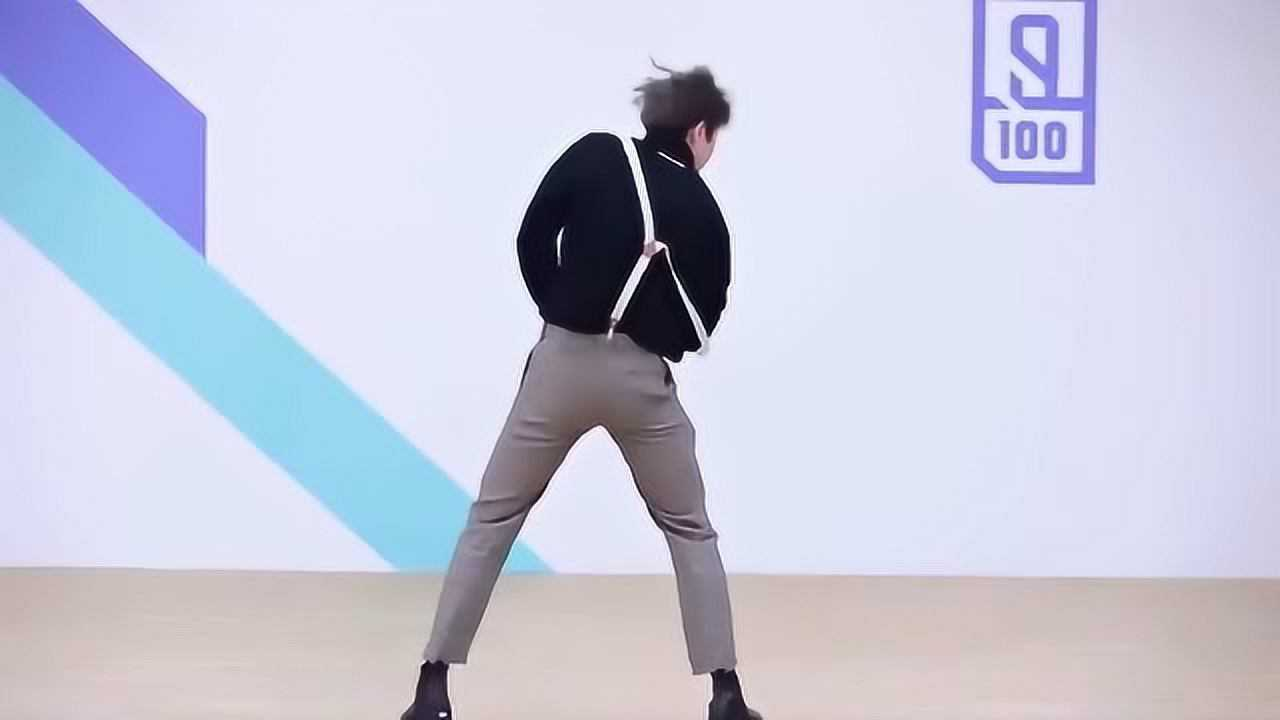
%> input picture Homework2/ikun.jpg, 1280 x 720 px
$ octave SVD_2.m   (GNU Octave 9; MATLAB toolbox functions it lacks are replaced by stand-ins)
%> lines starting %> are read from the running program, lines starting %| are printed output that depends on the picture
clear % 清除工作空间的变量
clc % 清除命令窗口

a = imread('ikun.jpg'); % 读取名为'Swan.jpg'的图像文件，并将其存储在变量a中
%> a is the input picture: size 720x1280x3 uint8; mean R, G, B 199.2, 201.7, 219.8

k = 10; % 设置奇异值的数量，这将决定压缩后的图像质量
[~,~,dim] = size(a); % 获取图像的维度
%> dim = 3

imshow(a); % 显示原始图像
title('原图') ; % 设置图像标题为'原图'

a = double(a); % 将图像数据转换为双精度数据，以进行数学运算
%> a: size 720x1280x3 double

% 对图像的每个颜色通道进行处理
for i = 1:dim
    rea(:,:,i) = process_channel(a(:,:,i), k); % 调用process_channel函数处理颜色通道，并将结果存储在rea中
end
%> this loop made 3 passes
%> pass 1, in process_channel, `re = uint8(u1 * s1 * v1');`:
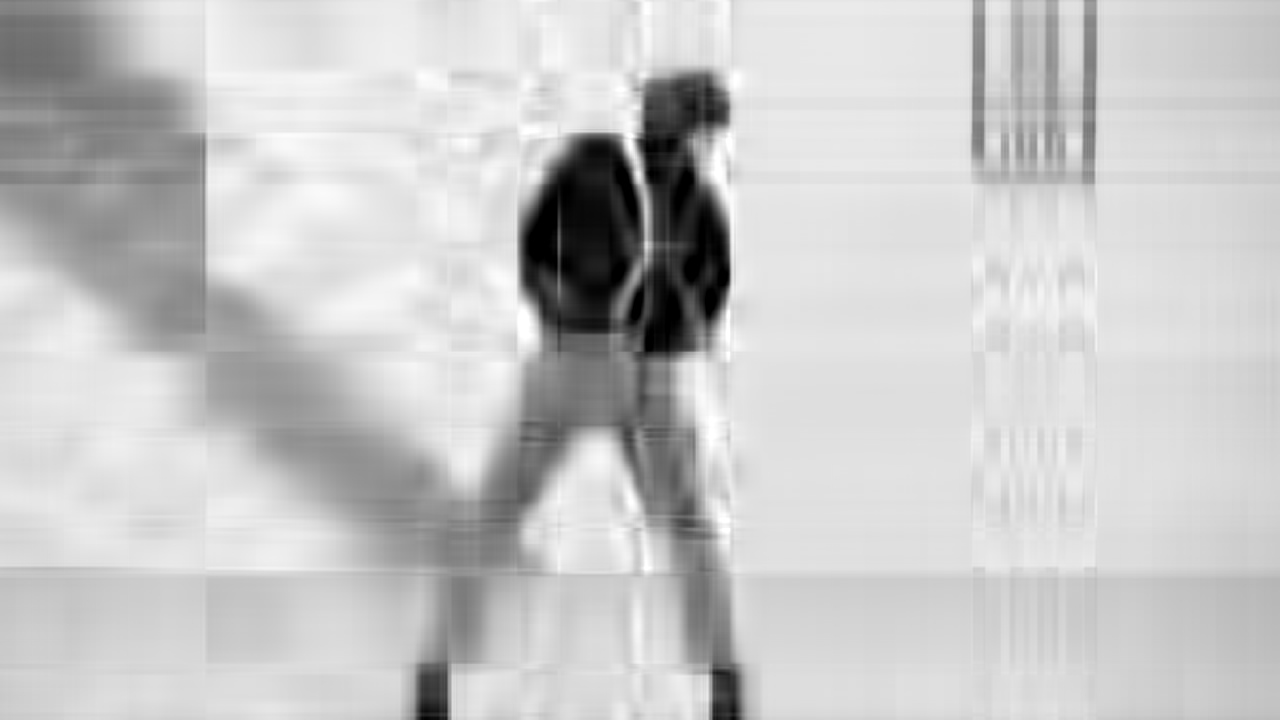
%> re: size 720x1280 uint8; min 0, max 255, mean 199.3
%> pass 2, in process_channel (call 2), `re = uint8(u1 * s1 * v1');`:
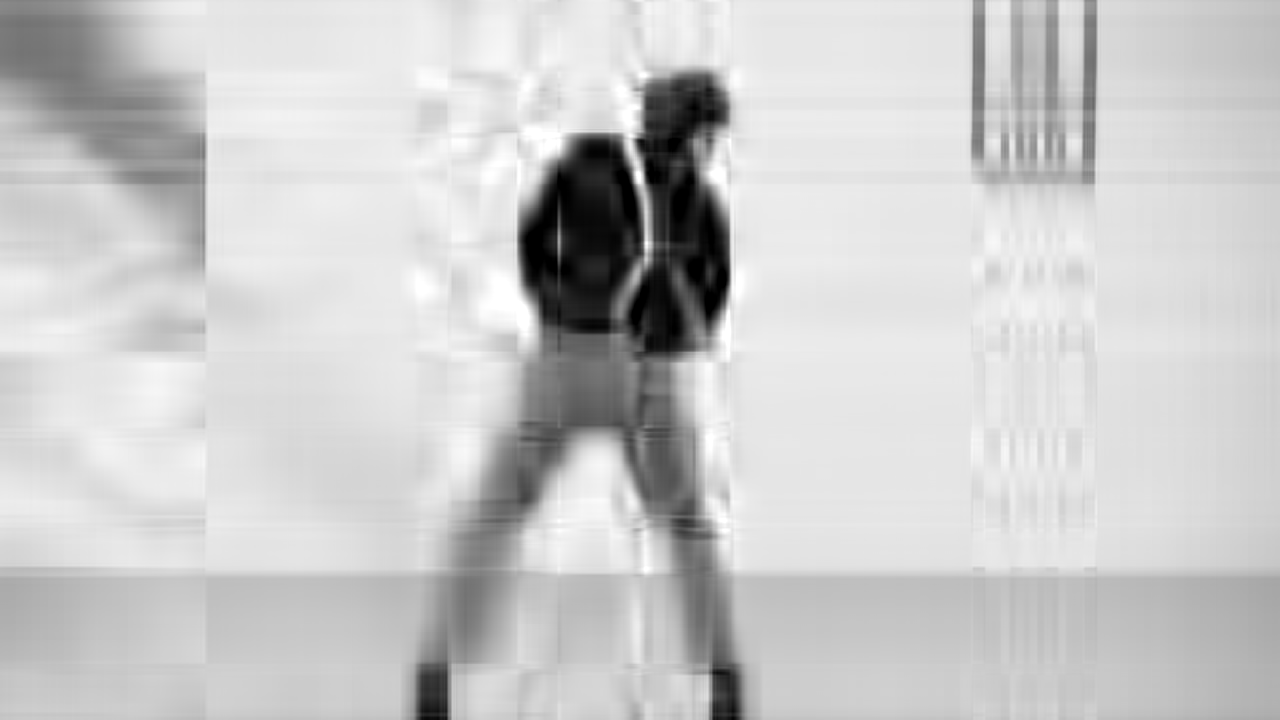
%> re: size 720x1280 uint8; min 0, max 255, mean 201.7
%> pass 3, in process_channel (call 3), `re = uint8(u1 * s1 * v1');`:
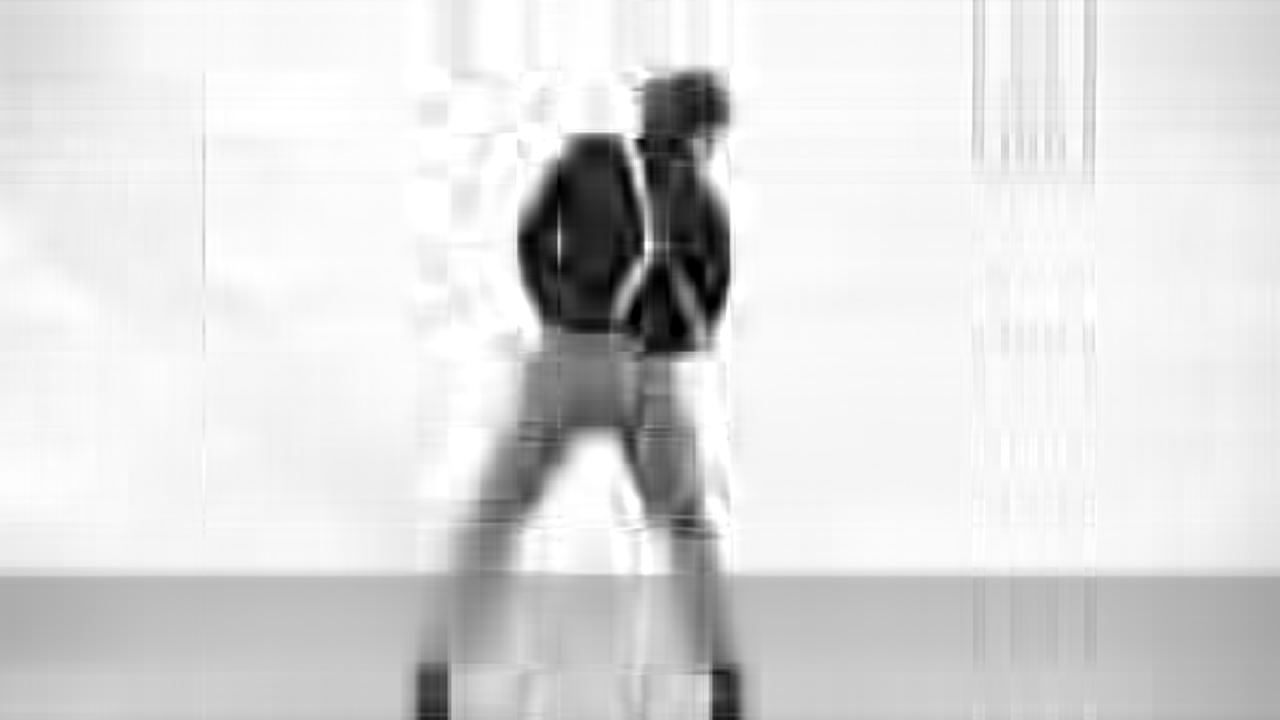
%> re: size 720x1280 uint8; min 0, max 255, mean 219.6
%> after the loop:
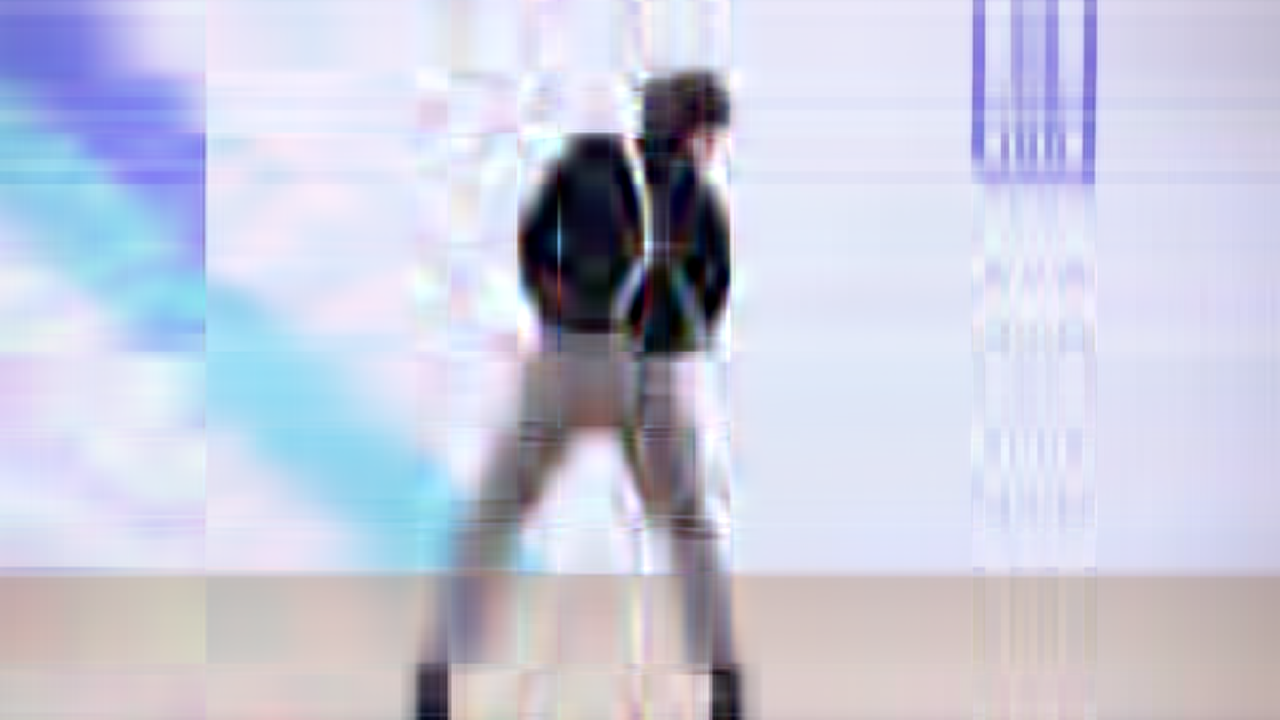
%> rea: size 720x1280x3 uint8; mean R, G, B 199.3, 201.7, 219.6

figure; % 创建新的图像窗口
imshow(rea); % 显示压缩后的图像
title(['图像压缩后，k=',num2str(k)]) ; % 设置图像标题，显示压缩后的奇异值数量

filename = ['kunnitaimei_RGB_k=', num2str(k), '.jpg']; % 生成与k值相关的文件名
imwrite(rea, filename); % 将压缩后的图像保存为生成的文件名

% 定义一个函数，用于进行奇异值分解并返回前k个奇异值及其对应的左右奇异向量
function [u1, s1, v1] = svd_compression(u, s, v, k)
    u1 = u(:, 1:k); % 获取前k个左奇异向量
    v1 = v(:, 1:k); % 获取前k个右奇异向量
    ss = diag(s); % 获取奇异值向量
    sss = ss(1:k); % 获取前k个奇异值
    s1 = diag(sss); % 将前k个奇异值转换为对角矩阵
end

% 定义一个函数，用于处理图像的一个颜色通道
function re = process_channel(a, k)
    [u, s, v] = svd(a); % 对颜色通道进行奇异值分解
    [u1, s1, v1] = svd_compression(u, s, v, k); % 获取前k个奇异值及其对应的左右奇异向量
    re = uint8(u1 * s1 * v1'); % 通过前k个奇异值和对应的左右奇异向量重构颜色通道
end
